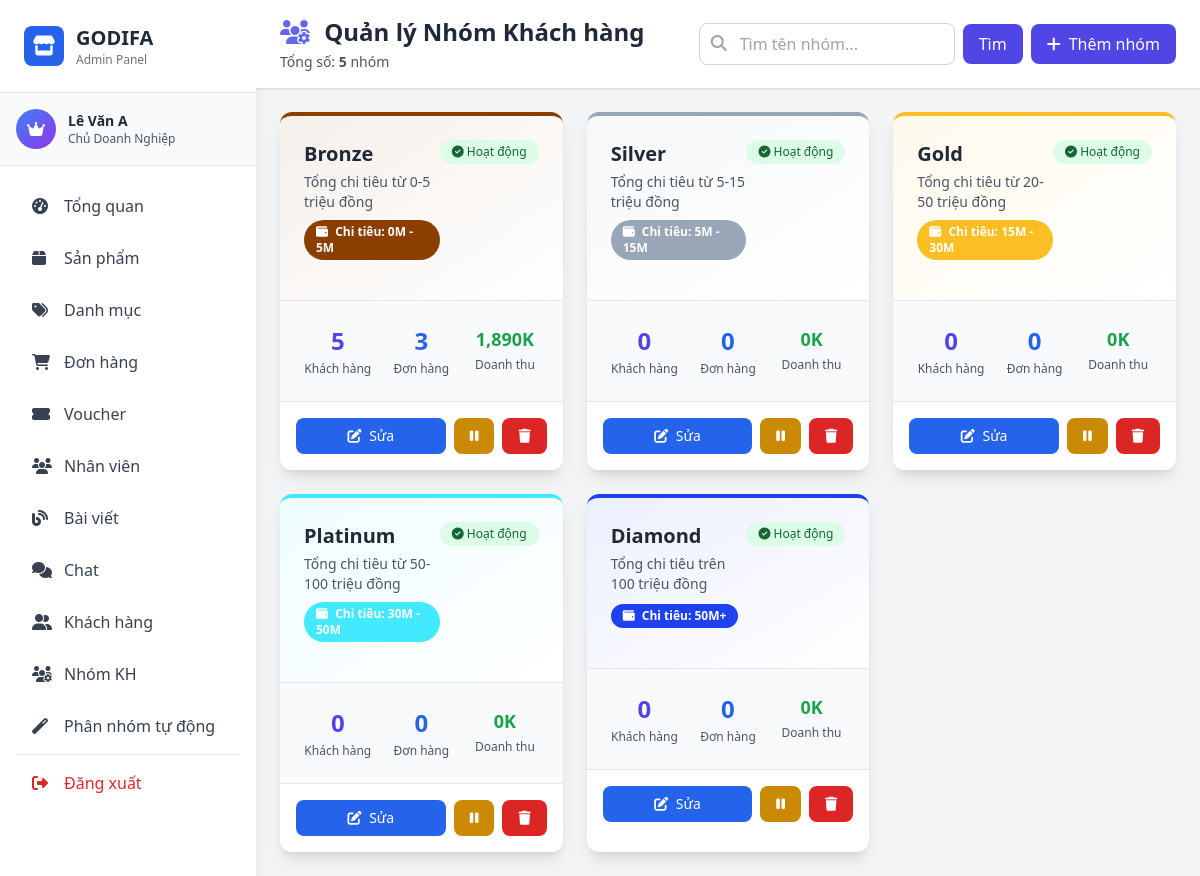
The page /admin/pages/customer_groups.php (signed in) on the database as committed earlier.
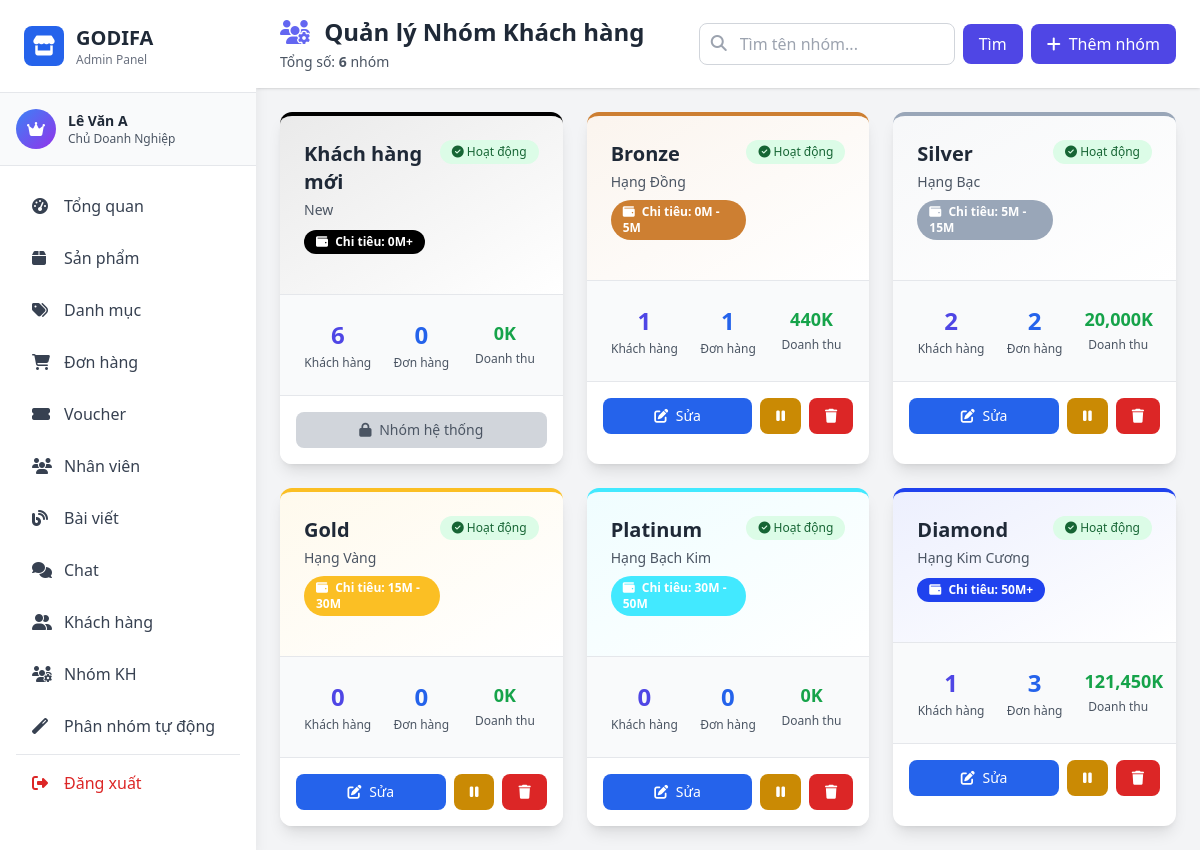
The same page on the database as committed later.
### tables this page shows
CREATE TABLE IF NOT EXISTS `customer_group` (
  `groupID` int NOT NULL AUTO_INCREMENT,
  `groupName` varchar(100) NOT NULL COMMENT 'Tên nhóm',
  `description` text COMMENT 'Mô tả nhóm',
  `minSpent` decimal(10,0) DEFAULT '0' COMMENT 'Chi tiêu tối thiểu để vào nhóm',
  `maxSpent` decimal(10,0) DEFAULT NULL COMMENT 'Chi tiêu tối đa (NULL = không giới hạn)',
  `color` varchar(7) DEFAULT '#6366f1' COMMENT 'Màu sắc hiển thị (hex color)',
  `status` tinyint(1) DEFAULT '1' COMMENT '1=Hoạt động, 0=Tạm dừng',
  `createdAt` timestamp NOT NULL DEFAULT CURRENT_TIMESTAMP,
  `isSystem` tinyint(1) DEFAULT '0',
  PRIMARY KEY (`groupID`),
  KEY `idx_status` (`status`)
);

### model/mCustomerGroup.php (called while the page is built, shortened)
<?php
require_once __DIR__ . '/database.php';
class CustomerGroup {
    private $conn;
    public function __construct() {
        $db = new clsKetNoi();
        $this->conn = $db->moKetNoi();
    }
    public function getAllGroups() {
        $sql = "SELECT * FROM customer_group ORDER BY minSpent ASC, groupID ASC";
        $result = mysqli_query($this->conn, $sql);
        $groups = [];
        while ($row = mysqli_fetch_assoc($result)) {
            $groups[] = $row;
        }
        return $groups;
    }
    public function getGroupStats($groupID) {
        $sql = "SELECT
                    COUNT(DISTINCT c.customerID) as totalCustomers,
                    COUNT(DISTINCT o.orderID) as totalOrders,
                    COALESCE(SUM(o.totalAmount), 0) as totalRevenue,
                    COALESCE(AVG(o.totalAmount), 0) as avgOrderValue
                FROM customer c
                LEFT JOIN `order` o ON c.customerID = o.customerID AND o.paymentStatus != 'Đã hủy'
                WHERE c.groupID = ?";
        $stmt = mysqli_prepare($this->conn, $sql);
        mysqli_stmt_bind_param($stmt, "i", $groupID);
        mysqli_stmt_execute($stmt);
        $result = mysqli_stmt_get_result($stmt);
        return mysqli_fetch_assoc($result);
    }
}
?>

### model/database.php (called while the page is built, shortened)
<?php
class Database {
    private static $instance = null;
    private $connection;
    private function __construct() {
        try {
            $this->connection = mysqli_connect(
                self::DB_HOST,
                self::DB_USER,
                self::DB_PASS,
                self::DB_NAME
            );
            mysqli_set_charset($this->connection, self::DB_CHARSET);
        } catch (Exception $e) {
            die("Database Error: " . $e->getMessage());
        }
    }
    public static function getInstance() {
        if (self::$instance === null) {
            self::$instance = new self();
        }
        return self::$instance;
    }
    public function getConnection() {
        return $this->connection;
    }
}
class clsKetNoi {
    public function moKetNoi() {
        return Database::getInstance()->getConnection();
    }
}
?>

### controller/admin/cCustomerGroup.php (called while the page is built, shortened)
<?php
require_once __DIR__ . '/../../model/mCustomerGroup.php';
class cCustomerGroup {
    private $groupModel;
    public function __construct() {
        $this->groupModel = new CustomerGroup();
    }
    public function getAllGroups() {
        return $this->groupModel->getAllGroups();
    }
    public function getGroupStats($groupID) {
        return $this->groupModel->getGroupStats($groupID);
    }
}
?>

### admin/middleware/auth.php (called while the page is built, shortened)
<?php
function hasPermission($permission) {
    global $rolePermissions;
    $userRole = $_SESSION['role_id'] ?? 0;
    if ($userRole == ROLE_OWNER) {
        return true;
    }
    return in_array($permission, $rolePermissions[$userRole]);
}
?>

### admin/pages/customer_groups.php (the view, shortened to what the rows shown need)
<?php
require_once __DIR__ . '/../middleware/auth.php';
require_once __DIR__ . '/../../controller/admin/cCustomerGroup.php';
$groupController = new cCustomerGroup();
$searchKeyword = isset($_GET['search']) ? trim($_GET['search']) : '';
if ($searchKeyword) {
    $groups = $groupController->searchGroups($searchKeyword);
} else {
    $groups = $groupController->getAllGroups();
}
foreach ($groups as &$group) {
    $stats = $groupController->getGroupStats($group['groupID']);
}
include __DIR__ . '/../includes/header.php';
?>
<div class="flex h-screen bg-gray-100">
    <?php include __DIR__ . '/../includes/sidebar.php'; ?>
    <div class="flex-1 overflow-y-auto ml-64">
        <div class="bg-white shadow sticky top-0 z-10">
            <div class="px-4 md:px-6 py-4 flex flex-wrap justify-between items-center gap-4">
                <div>
                    <h1 class="text-xl md:text-2xl font-bold text-gray-800">
                        <i class="fas fa-users-cog text-indigo-500 mr-2"></i>
                        Quản lý Nhóm Khách hàng
                    </h1>
                </div>
            </div>
        </div>
        <div class="p-4 md:p-6">
            <div class="grid grid-cols-1 md:grid-cols-2 lg:grid-cols-3 gap-6">
                <?php if (empty($groups)): ?>
                <div class="col-span-full text-center py-12">
                    <i class="fas fa-users-cog text-6xl text-gray-300 mb-4"></i>
                    <p class="text-gray-500">Chưa có nhóm khách hàng nào</p>
                </div>
                <?php else: ?>
                    <?php foreach ($groups as $group): ?>
                    <?php
                    $groupID = $group['groupID'];
                    $groupName = $group['groupName'];
                    $description = $group['description'] ?? '';
                    $color = $group['color'] ?? '#6366f1';
                    $status = $group['status'];
                    $stats = $group['stats'];
                    $totalCustomers = $stats['totalCustomers'] ?? 0;
                    $totalRevenue = $stats['totalRevenue'] ?? 0;
                    $totalOrders = $stats['totalOrders'] ?? 0;
                    $minSpent = $group['minSpent'] ?? 0;
                    $maxSpent = $group['maxSpent'] ?? null;
                    $spentRange = number_format($minSpent/1000000, 0) . 'M';
                    if ($maxSpent) {
                        $spentRange .= ' - ' . number_format($maxSpent/1000000, 0) . 'M';
                    } else {
                        $spentRange .= '+';
                    }
                    ?>
                    <div class="bg-white rounded-xl shadow-lg overflow-hidden border-t-4" style="border-top-color: <?php echo $color; ?>">
                        <div class="p-6 bg-gradient-to-br to-white" style="background: linear-gradient(to bottom right, <?php echo $color; ?>15, white);">
                            <div class="flex justify-between items-start mb-4">
                                <div class="flex-1">
                                    <h3 class="text-xl font-bold text-gray-800 mb-1"><?php echo htmlspecialchars($groupName); ?></h3>
                                    <p class="text-sm text-gray-600 mb-2"><?php echo htmlspecialchars($description); ?></p>
                                    <span class="inline-block px-3 py-1 rounded-full text-xs font-semibold text-white" style="background-color: <?php echo $color; ?>">
                                        <i class="fas fa-wallet mr-1"></i>
                                        Chi tiêu: <?php echo $spentRange; ?>
                                    </span>
                                </div>
                                <?php if ($status == 1): ?>
                                <span class="px-3 py-1 rounded-full text-xs font-medium bg-green-100 text-green-800">
                                    <i class="fas fa-check-circle"></i> Hoạt động
                                </span>
                                <?php else: ?>
                                <span class="px-3 py-1 rounded-full text-xs font-medium bg-gray-100 text-gray-800">
                                    <i class="fas fa-pause-circle"></i> Tạm dừng
                                </span>
                                <?php endif; ?>
                            </div>
                        </div>
                        <div class="p-6 bg-gray-50 border-t border-gray-200">
                            <div class="grid grid-cols-3 gap-4 text-center">
                                <div>
                                    <div class="text-2xl font-bold text-indigo-600"><?php echo $totalCustomers; ?></div>
                                    <div class="text-xs text-gray-600 mt-1">Khách hàng</div>
                                </div>
                                <div>
                                    <div class="text-2xl font-bold text-blue-600"><?php echo $totalOrders; ?></div>
                                    <div class="text-xs text-gray-600 mt-1">Đơn hàng</div>
                                </div>
                                <div>
                                    <div class="text-lg font-bold text-green-600"><?php echo number_format($totalRevenue/1000, 0); ?>K</div>
                                    <div class="text-xs text-gray-600 mt-1">Doanh thu</div>
                                </div>
                            </div>
                        </div>
                        <?php if (hasPermission('manage_customers')): ?>
                        <div class="p-4 bg-white border-t border-gray-200 flex justify-center space-x-2">
                            <?php if (isset($group['isSystem']) && $group['isSystem'] == 1): ?>
                                <div class="flex-1 px-4 py-2 bg-gray-300 text-gray-600 rounded-lg text-sm text-center cursor-not-allowed">
                                    <i class="fas fa-lock mr-1"></i> Nhóm hệ thống
                                </div>
                            <?php else: ?>
                                <button onclick='openEditModal(<?php echo json_encode($group, JSON_HEX_APOS); ?>)'
                                        class="flex-1 px-4 py-2 bg-blue-600 text-white rounded-lg hover:bg-blue-700 transition-colors text-sm">
                                    <i class="fas fa-edit mr-1"></i> Sửa
                                </button>
                                <button onclick="toggleStatus(<?php echo $groupID; ?>)"
                                        class="px-4 py-2 bg-yellow-600 text-white rounded-lg hover:bg-yellow-700 transition-colors text-sm"
                                        title="<?php echo $status == 1 ? 'Tạm dừng' : 'Kích hoạt'; ?>">
                                    <i class="fas fa-<?php echo $status == 1 ? 'pause' : 'play'; ?>"></i>
                                </button>
                                <button onclick="deleteGroup(<?php echo $groupID; ?>, '<?php echo htmlspecialchars($groupName); ?>', <?php echo $totalCustomers; ?>)"
                                        class="px-4 py-2 bg-red-600 text-white rounded-lg hover:bg-red-700 transition-colors text-sm"
                                        title="Xóa">
                                    <i class="fas fa-trash"></i>
                                </button>
                            <?php endif; ?>
                        </div>
                        <?php endif; ?>
                    </div>
                    <?php endforeach; ?>
                <?php endif; ?>
            </div>
        </div>
    </div>
</div>
<?php include __DIR__ . '/../includes/footer.php'; ?>

Rows that differ between the two databases and show on the page:
added customer_group: groupName "Khách hàng mới", description "New", spentRange "0M+", status 1 (drawn), totalCustomers "6", totalOrders "0", totalRevenue "0", isSystem 1 (drawn)
changed customer_group "Bronze": color "#8a3e00" → "#cd7f32" (drawn); description "Tổng chi tiêu từ 0-5 triệu đồng" → "Hạng Đồng"; totalCustomers "5" → "1"; totalOrders "3" → "1"; totalRevenue "1,890" → "440"
changed customer_group "Silver": description "Tổng chi tiêu từ 5-15 triệu đồng" → "Hạng Bạc"; totalCustomers "0" → "2"; totalOrders "0" → "2"; totalRevenue "0" → "20,000"
changed customer_group "Gold": description "Tổng chi tiêu từ 20-50 triệu đồng" → "Hạng Vàng"
changed customer_group "Platinum": description "Tổng chi tiêu từ 50-100 triệu đồng" → "Hạng Bạch Kim"
changed customer_group "Diamond": description "Tổng chi tiêu trên 100 triệu đồng" → "Hạng Kim Cương"; totalCustomers "0" → "1"; totalOrders "0" → "3"; totalRevenue "0" → "121,450"
Other text that changed with them:
$totalGroups: "5" → "6"
